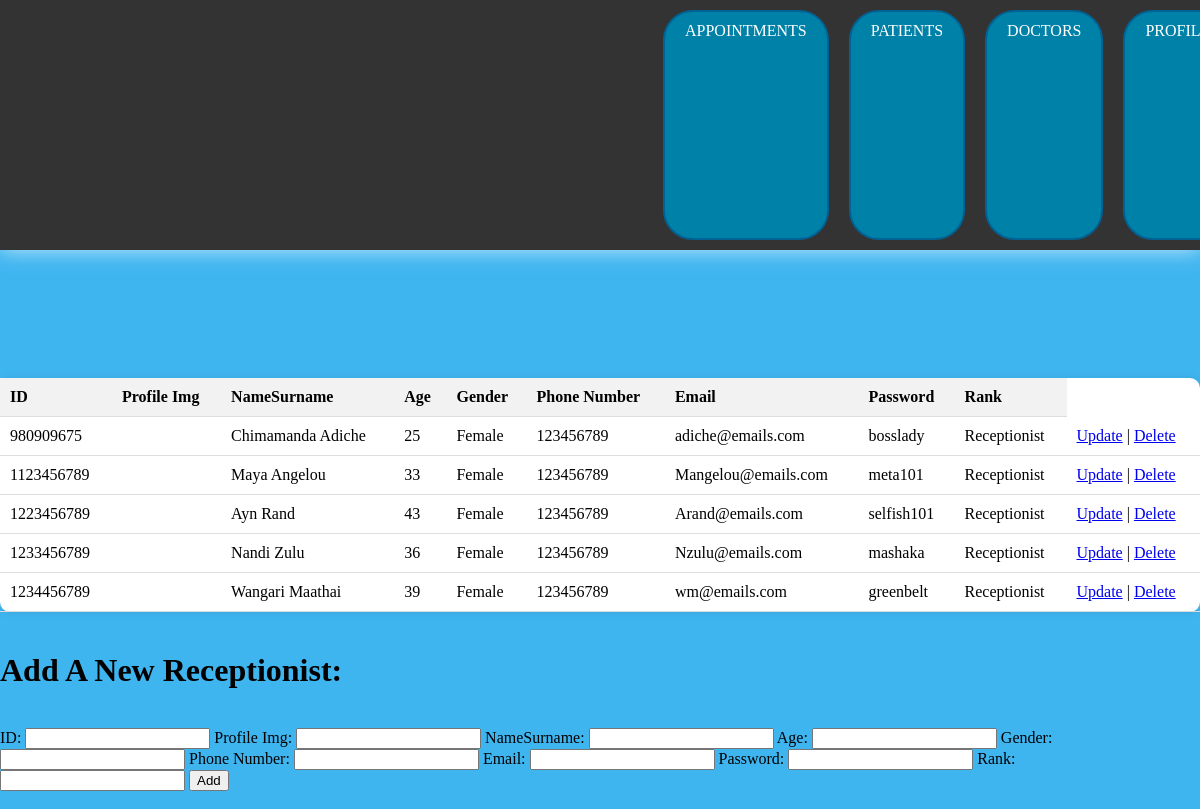
Page /receptionists.php on the committed database.
### tables this page shows
CREATE TABLE `receptionist` (
  `id` int(25) NOT NULL,
  `ProfileImg` text NOT NULL,
  `NameSurname` varchar(25) NOT NULL,
  `Age` int(25) NOT NULL,
  `Gender` varchar(25) NOT NULL,
  `PhoneNumber` int(25) NOT NULL,
  `Email` varchar(25) NOT NULL,
  `Password` varchar(25) NOT NULL,
  `Rank` varchar(25) NOT NULL
);

### receptionists.php (the view, shortened to what this page needs)
<!DOCTYPE html>
<html>
<head>
    <link rel="stylesheet" type="text/css" href="medicalcenter.css">
</head>
<body>
    <div class="navbar">
        <a href="home.php">APPOINTMENTS</a>
        <a href="patients.php">PATIENTS</a>
        <a href="doctors.php">DOCTORS</a>
        <a href="profiles.php">PROFILE</a>
    </div>
    <h1>RECEPTIONISTS</h1>
    <table class="doctors-table">
        <thead>
            <tr>
                <th>ID</th>
                <th>Profile Img</th>
                <th>NameSurname</th>
                <th>Age</th>
                <th>Gender</th>
                <th>Phone Number</th>
                <th>Email</th>
                <th>Password</th>
                <th>Rank</th>
            </tr>
        </thead>
        <tbody>
            <?php
            $host = 'localhost';
            $username = 'root';
            $password = 'your_password';
            $database = 'DV200_db';
            $conn = new mysqli($host, $username, $password, $database);
            $sql = "SELECT * FROM receptionist";
            $result = $conn->query($sql);
            if ($result->num_rows > 0) {
                while ($row = $result->fetch_assoc()) {
                    echo '<tr>';
                    echo '<td>' . $row['id'] . '</td>';
                    echo '<td>' . $row['ProfileImg'] . '</td>';
                    echo '<td>' . $row['NameSurname'] . '</td>';
                    echo '<td>' . $row['Age'] . '</td>';
                    echo '<td>' . $row['Gender'] . '</td>';
                    echo '<td>' . $row['PhoneNumber'] . '</td>';
                    echo '<td>' . $row['Email'] . '</td>';
                    echo '<td>' . $row['Password'] . '</td>';
                    echo '<td>' . $row['Rank'] . '</td>';
                    echo '<td>';
                    echo '<a href="upreception.php?ID=' . $row['id'] . '">Update</a> | ';
                    echo '<a href="deletereceptionist.php?id=' . $row['id'] . '">Delete</a>';
                    echo '</td>';
                    echo '</tr>';
                }
            } else {
                echo '<tr><td colspan="9">No doctors found.</td></tr>';
            }
            ?>
        </tbody>
    </table>
    <br>
    <h1>Add A New Receptionist:</h1><br>
    <form class="Add" action="createreceptionist.php" method="POST">
			<label for="id">ID:</label>
			<input type="text" class="form-control m-2" id="id" name="id">
			<label for="ProfileImg">Profile Img:</label>
			<input type="number" class="form-control m-2" id="ProfileImg" name="ProfileImg">
			<label for="NameSurname">NameSurname:</label>
			<input type="text" class="form-control m-2" id="NameSurname" name="NameSurname">
			<label for="Age">Age:</label>
			<input type="number" class="form-control m-2" id="Age" name="Age">
			<label for="Gender">Gender:</label>
			<input type="text" class="form-control m-2" id="Gender" name="Gender">
			<label for="PhoneNumber">Phone Number:</label>
            <input type="number" class="form-control m-2" id="PhoneNumber" name="PhoneNumber">
			<label for="Email">Email:</label>
			<input type="text" class="form-control m-2" id="Email" name="Email">
			<label for="Password">Password:</label>
			<input type="text" class="form-control m-2" id="Password" name="Password">
			<label for="Rank">Rank:</label>
			<input type="text" class="form-control m-2" id="Rank" name="Rank">
			<button type="submit" class="btn btn-primary">Add</button>
		</form><br>
</body>
</html>

### medicalcenter.css (style rules this page uses)
body { background-color: #3fb5f0; width: 100%; height: 100%; margin: 0; padding: 0; }
h1 { text-shadow: violet; }
table { width: 100%; border-collapse: collapse; margin-top: 20px; }
.Add { position: center; align-items: center; }
th, td { padding: 10px; text-align: left; border-bottom: 1px solid #dddddd; }
th { background-color: #f2f2f2; }
.navbar { background-color: #333333; width: 100%; height: 250px; display: flex; justify-content: center; padding: 0px; box-shadow: 0px 0px 20px #ffffffb4; position: fixed; top: 0; z-index: 1000; }
.navbar a { color: #ffffff; text-decoration: none; margin: 0 10px; }
.appointments-table, .patients-table, .doctors-table, .employees-table { border-radius: 10px; box-shadow: 0px 0px 10px rgba(0, 0, 0, 0.1); background-color: #ffffff; margin-top: 320px; padding: 20px; }
.navbar a { display: inline-block; padding: 10px 20px; margin: 10px; background-color: #0081a7; color: #ffffff; text-decoration: none; border-radius: 30px; border: 2px solid #006395; }

### rows in the picture
receptionist: id "980909675", NameSurname "Chimamanda Adiche", Age "25", Gender "Female", PhoneNumber "123456789", Email "adiche@emails.com", Password "bosslady", Rank "Receptionist"
receptionist: id "1123456789", NameSurname "Maya Angelou", Age "33", Gender "Female", PhoneNumber "123456789", Email "Mangelou@emails.com", Password "meta101", Rank "Receptionist"
receptionist: id "1223456789", NameSurname "Ayn Rand", Age "43", Gender "Female", PhoneNumber "123456789", Email "Arand@emails.com", Password "selfish101", Rank "Receptionist"
receptionist: id "1233456789", NameSurname "Nandi Zulu", Age "36", Gender "Female", PhoneNumber "123456789", Email "Nzulu@emails.com", Password "mashaka", Rank "Receptionist"
receptionist: id "1234456789", NameSurname "Wangari Maathai", Age "39", Gender "Female", PhoneNumber "123456789", Email "wm@emails.com", Password "greenbelt", Rank "Receptionist"
